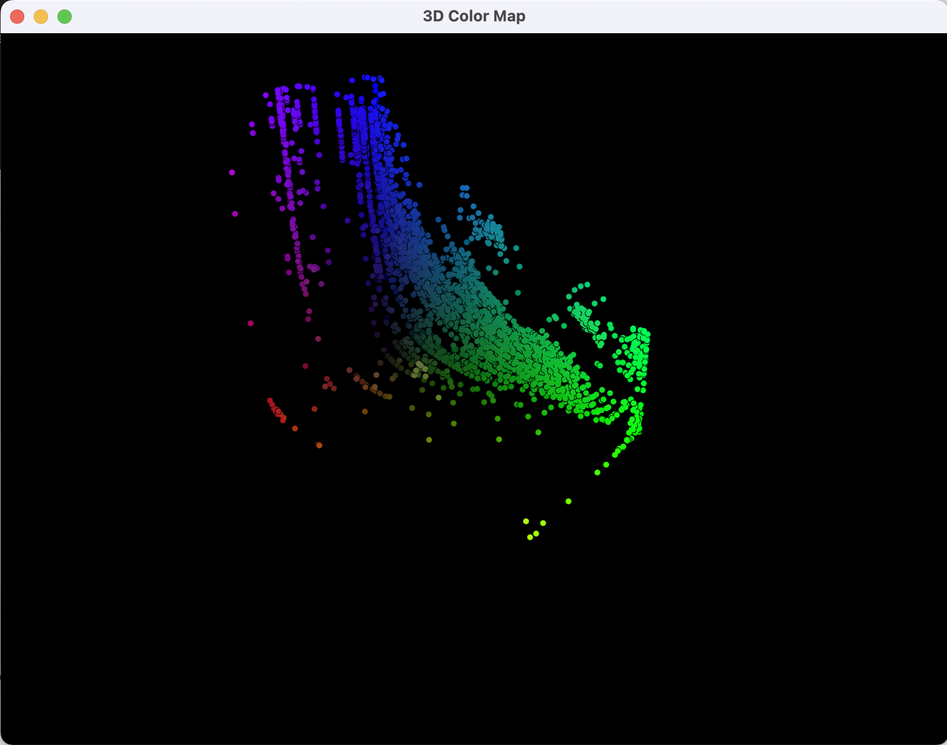
#> input picture VisPy.png, 947 x 745 px, shrunk from 1598 x 1256 before the run
$ python ColorMap.py --img VisPy.png --mode rgb --chip cpu
#> lines starting #> are read from the running program, lines starting #| are printed output that depends on the picture
"""
3D Color Mapping

Displays an image's pixel distribution in RGB or HSV color space
using either a CPU-based matplotlib plot or a GPU-accelerated VisPy view.

Usage:
    python3 colormapgpu.py --img path/to/image.jpg --mode rgb --chip gpu

Options:
    --mode: 'rgb' or 'hsv'
    --chip: 'cpu' for matplotlib, 'gpu' for interactive OpenGL (VisPy)
    --samplesize: Optional. Number of pixels to sample (default: 5000)

Note:
- GPU mode uses OpenGL via VisPy for real-time 3D rendering.
- CPU mode is better for quick static plots or low-resource systems.
"""

import argparse
import numpy as np
import cv2 as cv
from vispy import scene, app
import matplotlib.pyplot as plt
from mpl_toolkits.mplot3d import Axes3D

def visualize_color_map(image_path, sample_size, mode, chip):
    #input validation
#> called with image_path = 'VisPy.png', mode = 'rgb', chip = 'cpu'
    img = cv.imread(image_path)
#> img is the input picture: shape (745, 947, 3); mean B, G, R 15.3, 14.8, 12.1
    if img is None:
        raise FileNotFoundError(f"Could not load image: {image_path}")

    sample_size = int(sample_size) if sample_size else 5000

    mode_map = {"rgb": cv.COLOR_BGR2RGB,
                "hsv": cv.COLOR_BGR2HSV}
    if mode not in mode_map:
        raise ValueError(f"Unsupported mode: {mode}. Choose 'rgb' or 'hsv'.")

    #opencv image processing
    img_converted = cv.cvtColor(img, mode_map[mode])
    pixels = img_converted.reshape(-1, 3)

    if len(pixels) > sample_size:
        idx = np.random.choice(len(pixels), sample_size, replace=False)
#> idx = 5000 values, max 705125 at index 917, min 90 at index 3999, mean 351865.3
        pixels = pixels[idx]

    x, y, z = pixels[:, 0 ], pixels[:, 1], pixels[:, 2]
#> x = 5000 values, max 255 at index 250, min 0 at index 0, mean 11.68; y = 5000 values, max 255 at index 250, min 0 at index 0, mean 14.45; z = 5000 values, max 255 at index 102, min 0 at index 0, mean 14.83
    colors = pixels / 255.0


    if chip == "cpu":
        r, g, b = cv.split(img_converted)
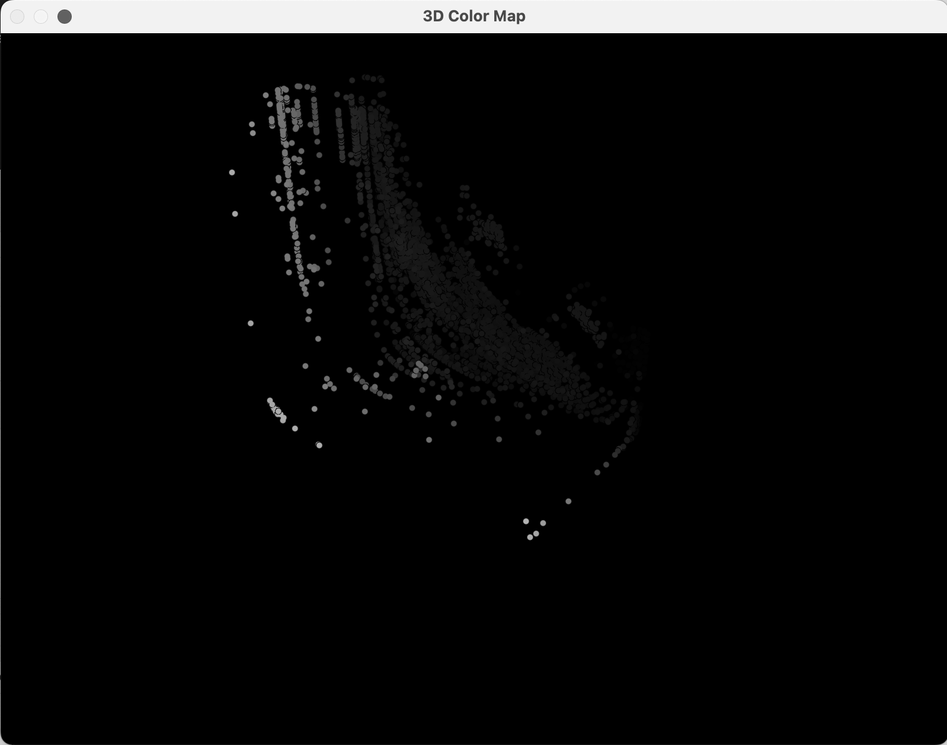
#> r: shape (745, 947); min 0, max 255, mean 12.1
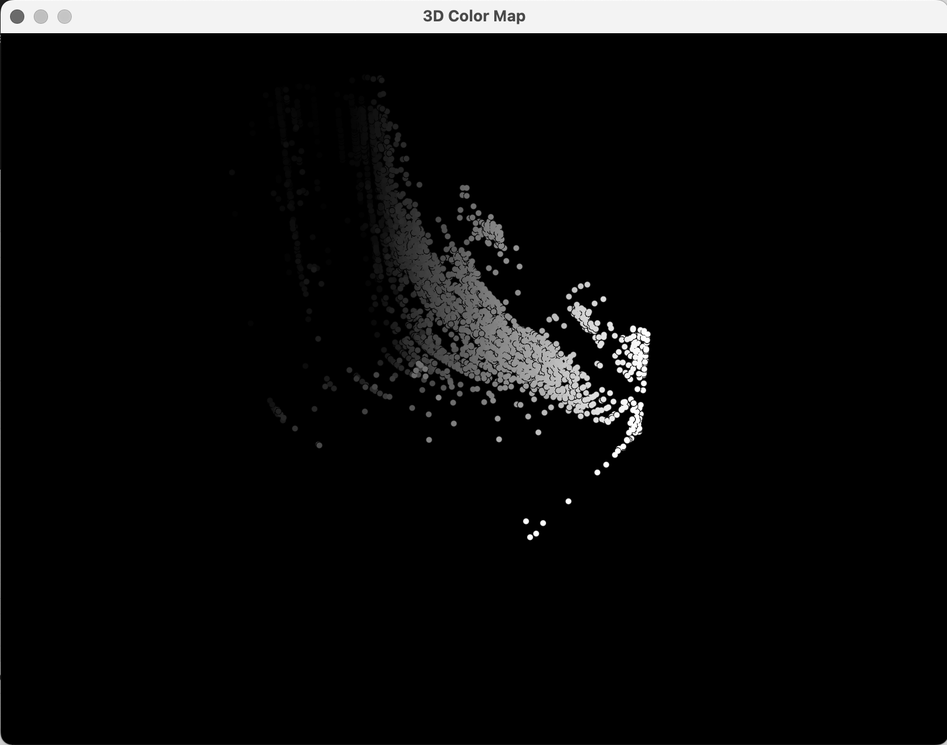
#> g: shape (745, 947); min 0, max 255, mean 14.8
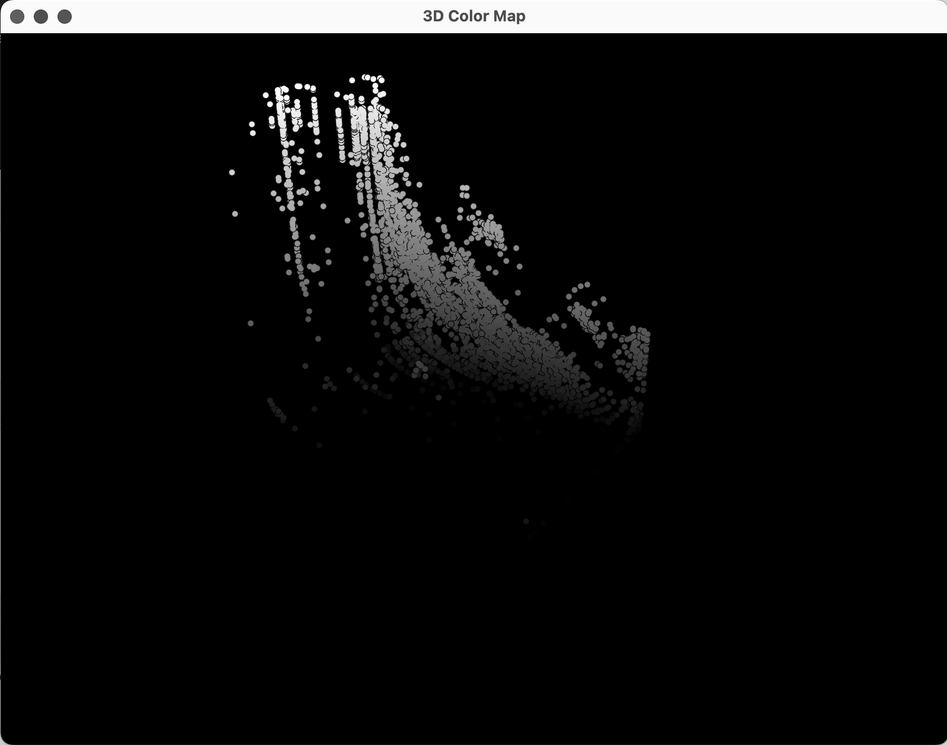
#> b: shape (745, 947); min 0, max 255, mean 15.3
        fig = plt.figure()
        ax = fig.add_subplot(111, projection='3d')
        ax.scatter(r.flatten(), g.flatten(), b.flatten(),
                c=img_converted.reshape(-1, 3)/255.0, s=1)

        ax.set_xlabel('Red')
        ax.set_ylabel('Green')
        ax.set_zlabel('Blue')

        plt.show()
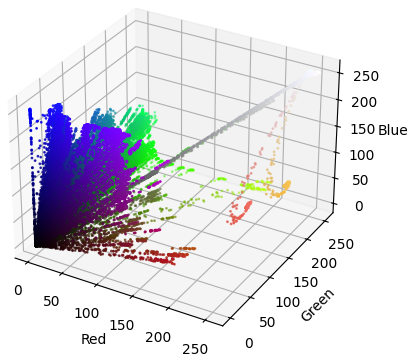
#> figure drawn by matplotlib, 1 panel

    elif chip == "gpu":
        #add GPU-rendered interactive 3d canvas (drag-to-rotate)
        canvas = scene.SceneCanvas(keys='interactive', show=True, bgcolor='black',
                                title='3D Color Map')
        view = canvas.central_widget.add_view()
        view.camera = 'turntable'

        scatter = scene.visuals.Markers()
        scatter.set_data(np.stack([x, y, z], axis = -1), face_color=colors, size= 5, edge_width = 0)
        view.add(scatter)

        #labels
        axis = scene.visuals.XYZAxis(parent = view.scene)
        canvas.app.run()


if __name__ == "__main__":
    parser = argparse.ArgumentParser(description="3D color Map using VisPy")
    parser.add_argument("--img", required=True, help="Path to image")
    parser.add_argument("--samplesize", required=False, help="Number of pixels to sample")
    parser.add_argument("--mode", required=True, choices=['rgb', 'hsv'],
                        help="Choose color space to map")
    parser.add_argument("--chip", required=True, choices=["cpu", "gpu"],
                        help="Choose to run on CPU or GPU")
    args = parser.parse_args()

    visualize_color_map(args.img, args.samplesize, args.mode, args.chip)
